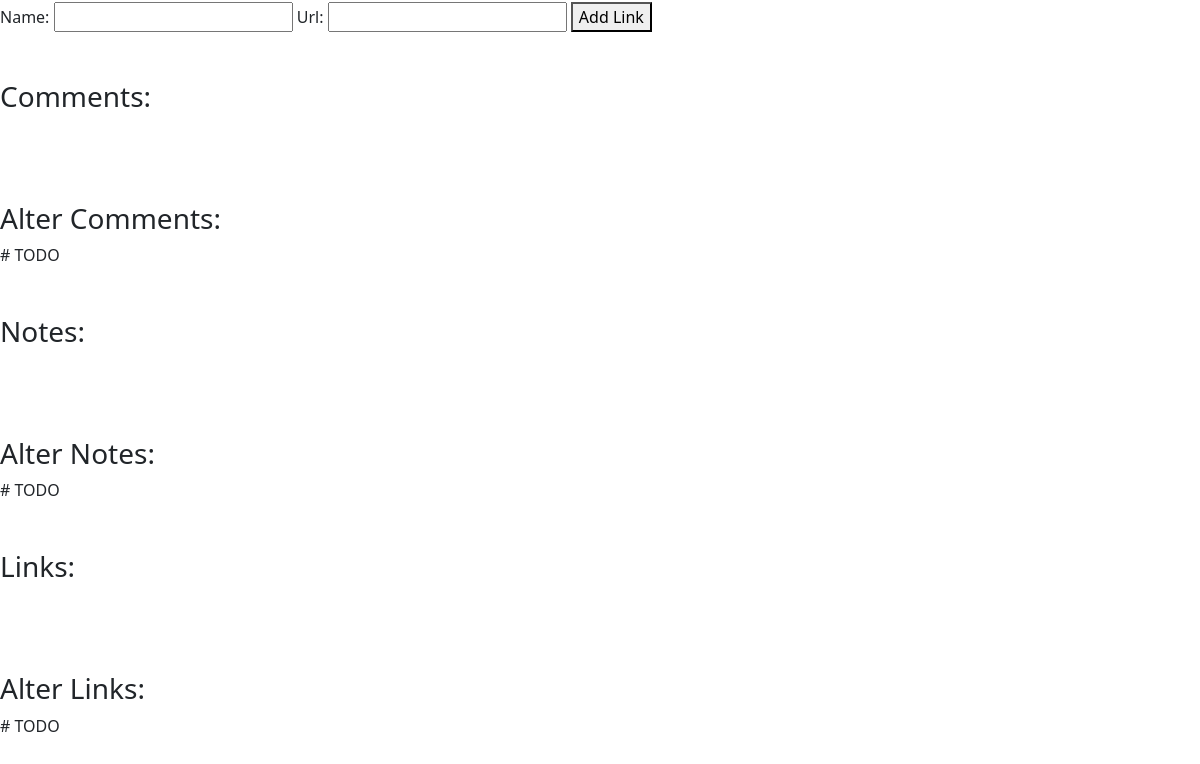
Page /work_space/2 (signed in, lower part) on the earlier database version.
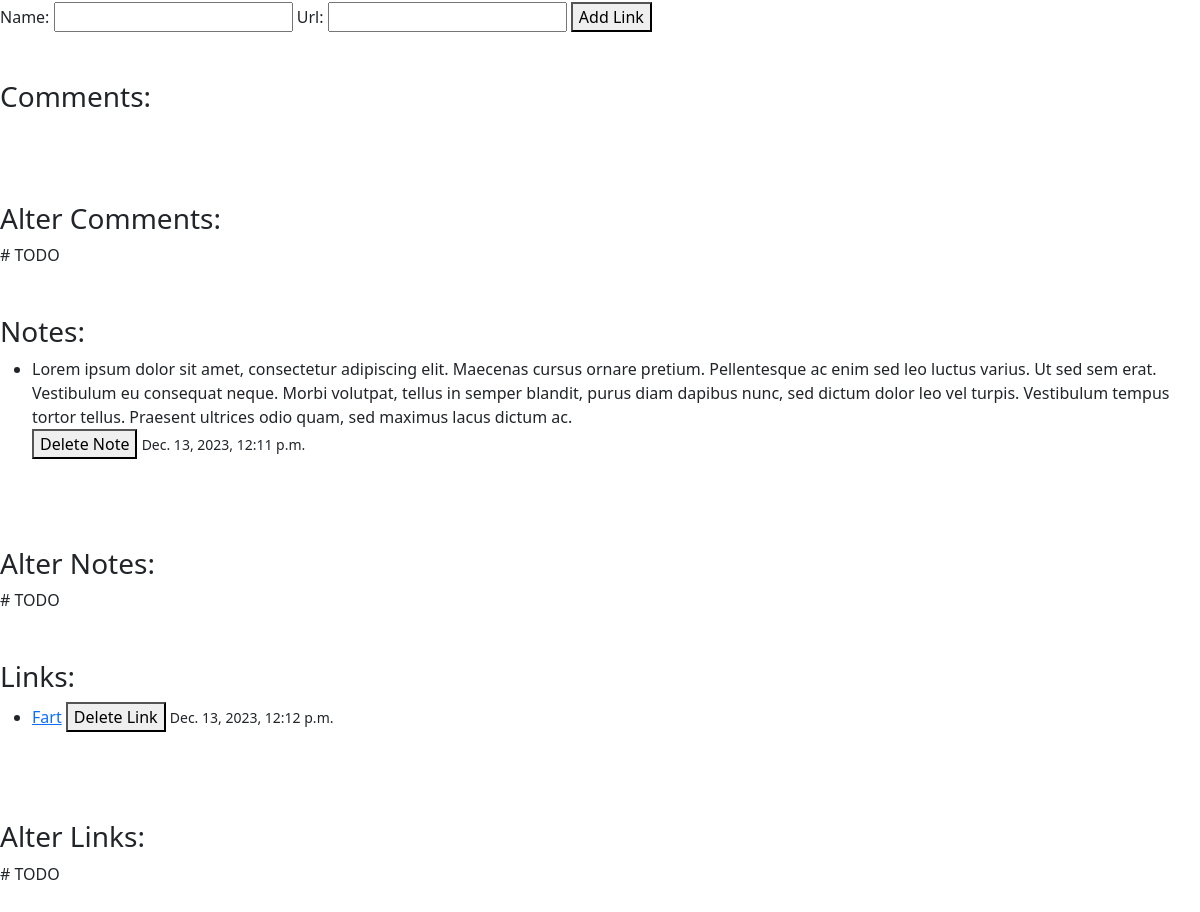
Same page on the later database version.
### work_space_parts/models.py (models this page shows)
class Note(models.Model):
    work_space = models.ForeignKey(WorkSpace, on_delete=models.CASCADE, related_name="notes")
    user = models.ForeignKey(User, on_delete=models.CASCADE, related_name="notes")
    text = models.TextField()
    created = models.DateTimeField(auto_now_add=True)
    def __str__(self):
        return self.text

class Link(models.Model):
    work_space = models.ForeignKey(WorkSpace, on_delete=models.CASCADE, related_name="links")
    user = models.ForeignKey(User, on_delete=models.CASCADE, related_name="links")
    name = models.CharField(max_length=50)
    url = models.URLField()
    added = models.DateTimeField(auto_now_add=True)
    def __str__(self):
        return self.name

### work_space/views.py (the view)
# urls.py: path("work_space/<int:space_id>", views.work_space_view, name="space_view")
@login_required
def work_space_view(request, space_id):
    space = check_work_space(space_id, request.user)
    params = {
        "space": space,
        "papers": space.papers.all(),
        "books": space.sources.all(),
        "form": NewPaperForm(),
        "book_form": BookForm(),
        "article_form": ArticleForm(),
        "chapter_form": ChapterForm(),
        "webpage_form": WebpageForm(),
        "comment_form": NewCommentForm(),
        "note_form": NewNoteForm(),
        "link_form": NewLinkForm(),
        "rename_form": RenameSpaceForm().set_initial(space),
        "comments": space.comments.all(),
        "notes": space.notes.all(),
        "links": space.links.all()
    }
    return render(request, "work_space/work_space_view.html", params)

### paper_work/forms.py (shortened to what this page needs)
class NewPaperForm(forms.Form):
    title = forms.CharField(max_length=50)

### bookshelf/forms.py
class BookForm(CommonFields):
    source_type = forms.CharField(widget=forms.HiddenInput(attrs={"value": "book"}))
    title = forms.CharField()
    publishing_house = forms.CharField()
    year = forms.CharField()

### bookshelf/models.py (called while the page is built)
    def __str__(self):
        return self.title

### paper_work/models.py (called while the page is built)
    def __str__(self):
        return self.title

### utils/verification.py (called while the page is built)
def check_work_space(space_id: int, user: User) -> WorkSpace | Http404 | PermissionDenied:
    try:
        space = WorkSpace.objects.get(pk=space_id)
    except ObjectDoesNotExist:
        raise Http404
    else:
        if space.owner != user and user not in space.guests.all():
            raise PermissionDenied
    return space

### work_space/forms.py (called while the page is built)
    def set_initial(self, space: WorkSpace):
        self.fields["new_title"].initial = space.title
        return self

### work_space/models.py (called while the page is built)
    def __str__(self):
        return self.title

### templates/work_space/work_space_view.html (shortened to what this page needs)
{% extends "layout.html" %}
{% load static %}
{% block css %}
    <link href="{% static 'css/work_space/styles.css' %}" rel="stylesheet">
{% endblock %}
{% block body %}
    <h3>{{ space }}</h3><br><br>
    <br><br>
    <br><br>
    <br><br>
    <br><br><br>
    <br><br><br><br>
    <br><br>
    <br><br>
    <form action="{% url 'work_space_parts:add_link' space.pk %}" method="post">
        {{ link_form }}
        <button type="submit">Add Link</button>
    </form><br><br>
    <h3>Comments:</h3>
    <br><br><br>
    <h3>Alter Comments:</h3>
    # TODO
    <br><br><br>
    <h3>Notes:</h3>
    <ul>
        {% for note in notes %}
            <div id="note_{{ note.pk }}">
                <li>{{ note }}</li>
                <button onclick="return delete_note('{{ note.pk }}')" type="button">Delete Note</button>
                <small>{{ note.created }}</small>
            </div>
        {% endfor %}
    </ul><br><br><br>
    <h3>Alter Notes:</h3>
    # TODO
    <br><br><br>
    <h3>Links:</h3>
    <ul>
        {% for link in links %}
            <div id="link_{{ link.pk }}">
                <li>
                    <a href="{{ link.url }}">{{ link }}</a>
                    <button onclick="return delete_link('{{ link.pk }}')" type="button">Delete Link</button>
                    <small>{{ link.added }}</small>
                </li>
            </div>
        {% endfor %}
    </ul><br><br><br>
    <h3>Alter Links:</h3>
    # TODO
    <br><br><br>
{% endblock %}

Differences in the rows shown:
added Note: text "Lorem ipsum dolor sit amet, consectetur adipiscing elit. Maecenas cursus ornare pretium. Pellentesque ac enim sed leo luctus varius. Ut sed sem erat. Vestibulum eu consequat neque. Morbi volutpat, tellus in semper blandit, purus diam dapibus nunc, sed dictum dolor leo vel turpis. Vestibulum tempus tortor tellus. Praesent ultrices odio quam, sed maximus lacus dictum ac.", created "Dec. 13, 2023, 12:11 p.m."
added Link: name "Fart", added "Dec. 13, 2023, 12:12 p.m."
